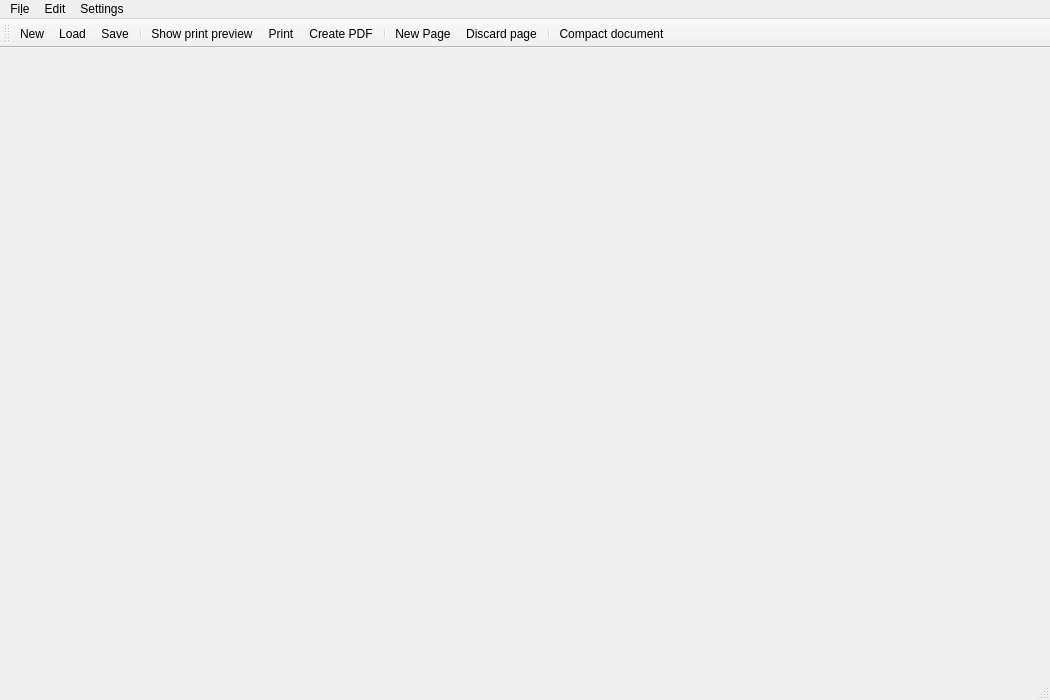
<?xml version="1.0" encoding="UTF-8"?>
<ui version="4.0">
 <class>main_window</class>
 <widget class="QMainWindow" name="main_window">
  <property name="geometry">
   <rect>
    <x>0</x>
    <y>0</y>
    <width>1050</width>
    <height>700</height>
   </rect>
  </property>
  <property name="windowTitle">
   <string>MTGProxyPrinter</string>
  </property>
  <property name="toolButtonStyle">
   <enum>Qt::ToolButtonFollowStyle</enum>
  </property>
  <widget class="CentralWidget" name="central_widget"/>
  <widget class="QMenuBar" name="menubar">
   <property name="geometry">
    <rect>
     <x>0</x>
     <y>0</y>
     <width>1050</width>
     <height>30</height>
    </rect>
   </property>
   <widget class="QMenu" name="menu_file">
    <property name="title">
     <string>Fi&amp;le</string>
    </property>
    <addaction name="action_new_document"/>
    <addaction name="action_load_document"/>
    <addaction name="action_save_document"/>
    <addaction name="action_save_as"/>
    <addaction name="action_print_preview"/>
    <addaction name="action_print"/>
    <addaction name="action_print_pdf"/>
    <addaction name="separator"/>
    <addaction name="action_import_deck_list"/>
    <addaction name="separator"/>
    <addaction name="action_quit"/>
   </widget>
   <widget class="QMenu" name="menu_settings">
    <property name="title">
     <string>Settings</string>
    </property>
    <addaction name="action_show_settings"/>
    <addaction name="action_show_toolbar"/>
    <addaction name="action_download_card_data"/>
    <addaction name="action_cleanup_local_image_cache"/>
    <addaction name="separator"/>
    <addaction name="action_show_changelog"/>
    <addaction name="action_show_about_dialog"/>
   </widget>
   <widget class="QMenu" name="menu_edit">
    <property name="title">
     <string>Edit</string>
    </property>
    <addaction name="action_edit_document_settings"/>
    <addaction name="action_compact_document"/>
    <addaction name="action_shuffle_document"/>
    <addaction name="action_download_missing_card_images"/>
    <addaction name="separator"/>
    <addaction name="action_new_page"/>
    <addaction name="action_discard_page"/>
   </widget>
   <addaction name="menu_file"/>
   <addaction name="menu_edit"/>
   <addaction name="menu_settings"/>
  </widget>
  <widget class="QStatusBar" name="statusbar"/>
  <widget class="QToolBar" name="toolBar">
   <property name="windowTitle">
    <string>toolBar</string>
   </property>
   <property name="toolButtonStyle">
    <enum>Qt::ToolButtonTextBesideIcon</enum>
   </property>
   <attribute name="toolBarArea">
    <enum>TopToolBarArea</enum>
   </attribute>
   <attribute name="toolBarBreak">
    <bool>false</bool>
   </attribute>
   <addaction name="action_new_document"/>
   <addaction name="action_load_document"/>
   <addaction name="action_save_document"/>
   <addaction name="separator"/>
   <addaction name="action_print_preview"/>
   <addaction name="action_print"/>
   <addaction name="action_print_pdf"/>
   <addaction name="separator"/>
   <addaction name="action_new_page"/>
   <addaction name="action_discard_page"/>
   <addaction name="separator"/>
   <addaction name="action_compact_document"/>
  </widget>
  <action name="action_quit">
   <property name="icon">
    <iconset theme="application-exit"/>
   </property>
   <property name="text">
    <string>&amp;Quit</string>
   </property>
   <property name="shortcut">
    <string>Ctrl+Q</string>
   </property>
   <property name="menuRole">
    <enum>QAction::QuitRole</enum>
   </property>
  </action>
  <action name="action_print">
   <property name="icon">
    <iconset theme="document-print-direct"/>
   </property>
   <property name="text">
    <string>&amp;Print</string>
   </property>
   <property name="toolTip">
    <string>Print the current documents</string>
   </property>
   <property name="shortcut">
    <string>Ctrl+P</string>
   </property>
  </action>
  <action name="action_print_preview">
   <property name="icon">
    <iconset theme="document-print-preview"/>
   </property>
   <property name="text">
    <string>&amp;Show print preview</string>
   </property>
   <property name="toolTip">
    <string>Show print preview window</string>
   </property>
  </action>
  <action name="action_print_pdf">
   <property name="icon">
    <iconset theme="viewpdf"/>
   </property>
   <property name="text">
    <string>&amp;Create PDF</string>
   </property>
   <property name="toolTip">
    <string>Create a PDF document</string>
   </property>
  </action>
  <action name="action_discard_page">
   <property name="icon">
    <iconset theme="document-close"/>
   </property>
   <property name="text">
    <string>Discard page</string>
   </property>
   <property name="toolTip">
    <string>Discard this page.</string>
   </property>
  </action>
  <action name="action_show_settings">
   <property name="icon">
    <iconset theme="configure"/>
   </property>
   <property name="text">
    <string>Settings</string>
   </property>
   <property name="menuRole">
    <enum>QAction::PreferencesRole</enum>
   </property>
  </action>
  <action name="action_download_card_data">
   <property name="icon">
    <iconset theme="edit-download"/>
   </property>
   <property name="text">
    <string>Download card data</string>
   </property>
  </action>
  <action name="action_new_page">
   <property name="icon">
    <iconset theme="document-new"/>
   </property>
   <property name="text">
    <string>New Page</string>
   </property>
   <property name="toolTip">
    <string>Add a new, empty page.</string>
   </property>
  </action>
  <action name="action_save_document">
   <property name="icon">
    <iconset theme="document-save"/>
   </property>
   <property name="text">
    <string>Save</string>
   </property>
   <property name="shortcut">
    <string>Ctrl+S</string>
   </property>
  </action>
  <action name="action_new_document">
   <property name="icon">
    <iconset theme="document-replace"/>
   </property>
   <property name="text">
    <string>New</string>
   </property>
   <property name="shortcut">
    <string>Ctrl+N</string>
   </property>
  </action>
  <action name="action_load_document">
   <property name="icon">
    <iconset theme="document-open"/>
   </property>
   <property name="text">
    <string>Load</string>
   </property>
   <property name="shortcut">
    <string>Ctrl+L</string>
   </property>
  </action>
  <action name="action_save_as">
   <property name="icon">
    <iconset theme="document-save-as"/>
   </property>
   <property name="text">
    <string>Save as …</string>
   </property>
  </action>
  <action name="action_show_about_dialog">
   <property name="text">
    <string>About…</string>
   </property>
   <property name="menuRole">
    <enum>QAction::AboutRole</enum>
   </property>
  </action>
  <action name="action_show_changelog">
   <property name="text">
    <string>Show Changelog</string>
   </property>
  </action>
  <action name="action_compact_document">
   <property name="icon">
    <iconset theme="format-align-vertical-top"/>
   </property>
   <property name="text">
    <string>Compact document</string>
   </property>
   <property name="toolTip">
    <string>Minimize page count: Fill empty slots on pages by moving cards from the end of the document</string>
   </property>
  </action>
  <action name="action_edit_document_settings">
   <property name="icon">
    <iconset theme="document-properties"/>
   </property>
   <property name="text">
    <string>Edit document settings</string>
   </property>
   <property name="toolTip">
    <string>Configure page size, margins, image spacings for the currently edited document.</string>
   </property>
  </action>
  <action name="action_import_deck_list">
   <property name="icon">
    <iconset theme="document-import"/>
   </property>
   <property name="text">
    <string>Import Deck list</string>
   </property>
   <property name="toolTip">
    <string>Import a deck list from online sources</string>
   </property>
  </action>
  <action name="action_cleanup_local_image_cache">
   <property name="icon">
    <iconset theme="edit-clear-history"/>
   </property>
   <property name="text">
    <string>Cleanup card images</string>
   </property>
   <property name="toolTip">
    <string>Delete locally stored card images you no longer need.</string>
   </property>
  </action>
  <action name="action_show_toolbar">
   <property name="checkable">
    <bool>true</bool>
   </property>
   <property name="checked">
    <bool>true</bool>
   </property>
   <property name="text">
    <string>Show toolbar</string>
   </property>
   <property name="shortcut">
    <string>Ctrl+M</string>
   </property>
  </action>
  <action name="action_download_missing_card_images">
   <property name="icon">
    <iconset theme="edit-download"/>
   </property>
   <property name="text">
    <string>Download missing card images</string>
   </property>
  </action>
  <action name="action_shuffle_document">
   <property name="icon">
    <iconset theme="shuffle"/>
   </property>
   <property name="text">
    <string>Shuffle document</string>
   </property>
   <property name="toolTip">
    <string>Randomly rearrange all card image.
If you want to quickly print a full deck for playing,
use this to reduce the initial deck shuffling required</string>
   </property>
  </action>
 </widget>
 <customwidgets>
  <customwidget>
   <class>CentralWidget</class>
   <extends>QWidget</extends>
   <header>mtg_proxy_printer.ui.central_widget</header>
   <container>1</container>
  </customwidget>
 </customwidgets>
 <resources/>
 <connections>
  <connection>
   <sender>action_show_toolbar</sender>
   <signal>toggled(bool)</signal>
   <receiver>toolBar</receiver>
   <slot>setVisible(bool)</slot>
   <hints>
    <hint type="sourcelabel">
     <x>-1</x>
     <y>-1</y>
    </hint>
    <hint type="destinationlabel">
     <x>499</x>
     <y>48</y>
    </hint>
   </hints>
  </connection>
  <connection>
   <sender>toolBar</sender>
   <signal>visibilityChanged(bool)</signal>
   <receiver>action_show_toolbar</receiver>
   <slot>setChecked(bool)</slot>
   <hints>
    <hint type="sourcelabel">
     <x>499</x>
     <y>48</y>
    </hint>
    <hint type="destinationlabel">
     <x>-1</x>
     <y>-1</y>
    </hint>
   </hints>
  </connection>
 </connections>
</ui>
